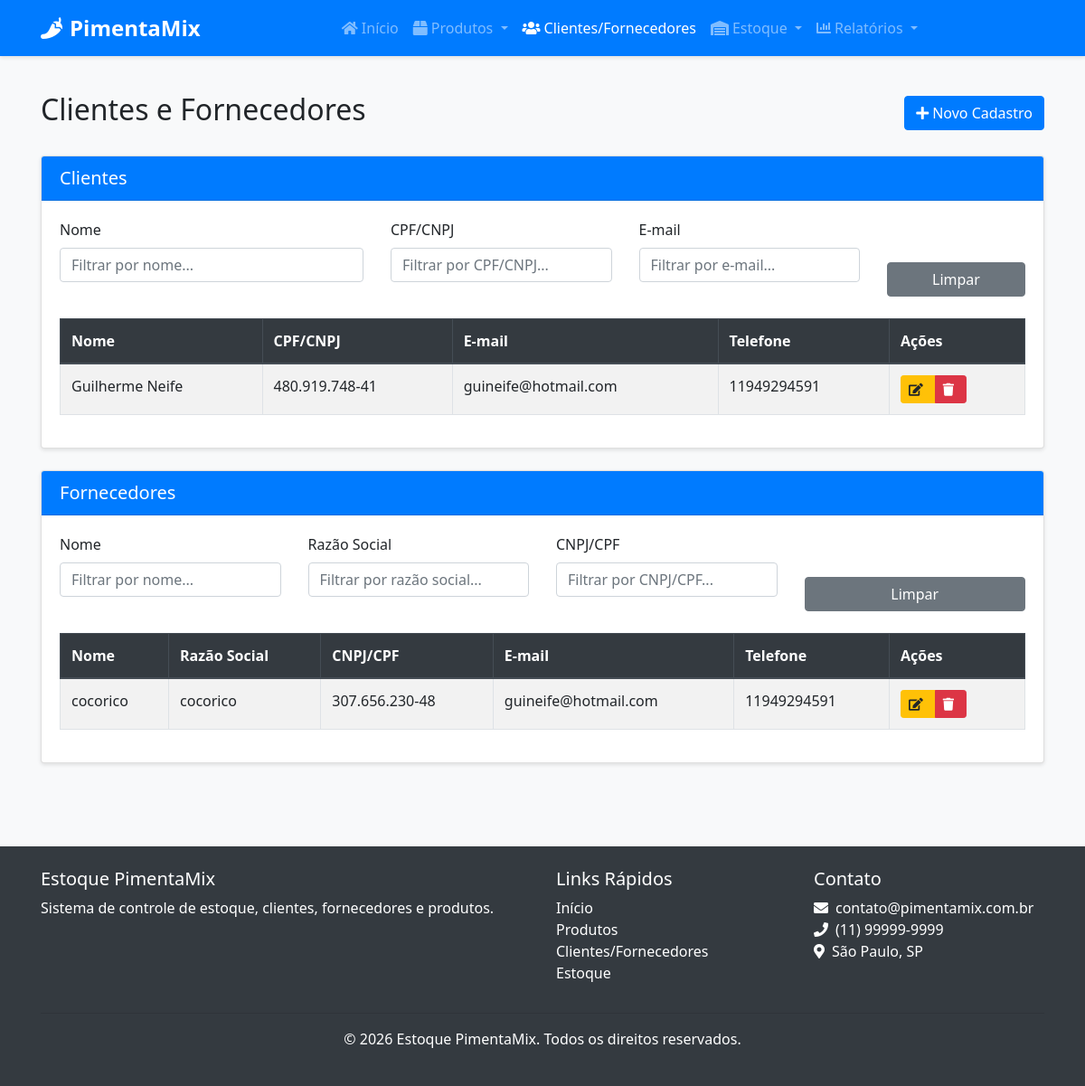
/clientes-fornecedores/, run on an earlier commit of the app's database.
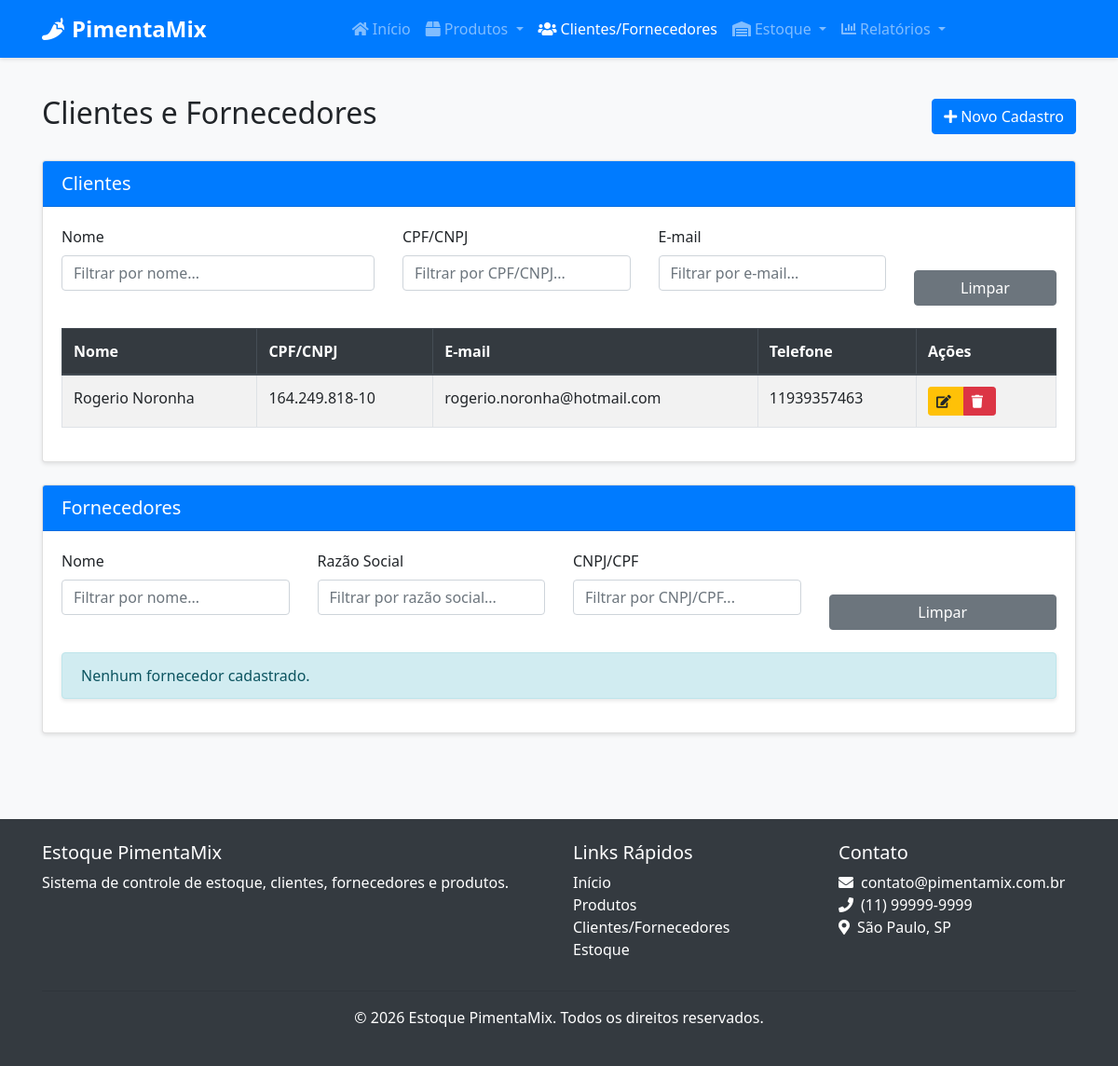
And on a later commit of the database.
### src/models/cliente_fornecedor.py (models this page shows, shortened)
class ClienteFornecedor(db.Model):
    __tablename__ = 'cliente_fornecedor'
    id = db.Column(db.Integer, primary_key=True)
    nome = db.Column(db.String(100), nullable=False)
    razao_social = db.Column(db.String(100), nullable=True)
    nome_fantasia = db.Column(db.String(100), nullable=True)
    cpf_cnpj = db.Column(db.String(20), nullable=True, unique=True)
    email = db.Column(db.String(100), nullable=False)
    telefone = db.Column(db.String(20), nullable=False)
    endereco = db.Column(db.Text, nullable=True)
    observacoes = db.Column(db.Text, nullable=True)
    eh_cliente = db.Column(db.Boolean, default=False)
    eh_fornecedor = db.Column(db.Boolean, default=False)
    data_cadastro = db.Column(db.DateTime, default=datetime.utcnow)
    responsaveis = db.relationship('Responsavel', backref='cliente_fornecedor', lazy=True, cascade="all, delete-orphan")
    contatos = db.relationship('Contato', backref='cliente_fornecedor', lazy=True, cascade="all, delete-orphan")
    produtos_fornecidos = db.relationship('Produto', backref='fornecedor', lazy=True)
    entradas_estoque = db.relationship('EntradaEstoque', backref='fornecedor', lazy=True)
    saidas_estoque = db.relationship('SaidaEstoque', backref='cliente', lazy=True)

### src/routes/cliente_fornecedor.py (the view)
@cliente_fornecedor_bp.route('/')
def listar():
    clientes = ClienteFornecedor.query.filter_by(eh_cliente=True).all()
    fornecedores = ClienteFornecedor.query.filter_by(eh_fornecedor=True).all()
    return render_template('cliente_fornecedor/listar.html', clientes=clientes, fornecedores=fornecedores)

### src/templates/cliente_fornecedor/listar.html (shortened to what the changed rows need)
{% extends "base.html" %}
{% block content %}
<div class="container">
    <div class="d-flex justify-content-between align-items-center mb-4">
        <h2>Clientes e Fornecedores</h2>
    </div>
    <div class="card mb-4">
        <div class="card-body">
            {% if clientes %}
                <div class="table-responsive">
                    <table class="table table-striped table-bordered">
                        <thead class="thead-dark">
                            <tr>
                                <th>Nome</th>
                                <th>CPF/CNPJ</th>
                                <th>E-mail</th>
                                <th>Telefone</th>
                                <th width="150">Ações</th>
                            </tr>
                        </thead>
                        <tbody>
                            {% for cliente in clientes %}
                                <tr>
                                    <td>{{ cliente.nome }}</td>
                                    <td>{{ cliente.cpf_cnpj }}</td>
                                    <td>{{ cliente.email }}</td>
                                    <td>{{ cliente.telefone }}</td>
                                    <td>
                                        <div class="btn-group">
                                            <a href="{{ url_for('cliente_fornecedor.editar', id=cliente.id, aba='cliente') }}" class="btn btn-sm btn-warning">
                                                <i class="fas fa-edit"></i>
                                            </a>
                                            <button type="button" class="btn btn-sm btn-danger btn-excluir" data-id="{{ cliente.id }}" data-tipo="cliente">
                                                <i class="fas fa-trash"></i>
                                            </button>
                                        </div>
                                    </td>
                                </tr>
                            {% endfor %}
                        </tbody>
                    </table>
                </div>
            {% else %}
                <div class="alert alert-info">
                    Nenhum cliente cadastrado.
                </div>
            {% endif %}
        </div>
    </div>
    <div class="card">
        <div class="card-body">
            <div class="row mb-4">
                <div class="col-md-3">
                </div>
                <div class="col-md-3">
                </div>
                <div class="col-md-3">
                </div>
                <div class="col-md-3 d-flex align-items-end">
                </div>
            </div>
            {% if fornecedores %}
                <div class="table-responsive">
                    <table class="table table-striped table-bordered">
                        <thead class="thead-dark">
                            <tr>
                                <th>Nome</th>
                                <th>Razão Social</th>
                                <th>CNPJ/CPF</th>
                                <th>E-mail</th>
                                <th>Telefone</th>
                                <th width="150">Ações</th>
                            </tr>
                        </thead>
                        <tbody>
                            {% for fornecedor in fornecedores %}
                                <tr>
                                    <td>{{ fornecedor.nome }}</td>
                                    <td>{{ fornecedor.razao_social or '-' }}</td>
                                    <td>{{ fornecedor.cpf_cnpj }}</td>
                                    <td>{{ fornecedor.email }}</td>
                                    <td>{{ fornecedor.telefone }}</td>
                                    <td>
                                        <div class="btn-group">
                                            <a href="{{ url_for('cliente_fornecedor.editar', id=fornecedor.id, aba='fornecedor') }}" class="btn btn-sm btn-warning">
                                                <i class="fas fa-edit"></i>
                                            </a>
                                            <button type="button" class="btn btn-sm btn-danger btn-excluir" data-id="{{ fornecedor.id }}" data-tipo="fornecedor">
                                                <i class="fas fa-trash"></i>
                                            </button>
                                        </div>
                                    </td>
                                </tr>
                            {% endfor %}
                        </tbody>
                    </table>
                </div>
            {% else %}
                <div class="alert alert-info">
                    Nenhum fornecedor cadastrado.
                </div>
            {% endif %}
        </div>
    </div>
</div>
{% endblock %}

What changed in the data, as far as the page shows it:
removed ClienteFornecedor: nome "cocorico", razao_social "cocorico", cpf_cnpj "307.656.230-48", email "guineife@hotmail.com", telefone "11949294591", shown under "Fornecedores"
changed ClienteFornecedor: nome "Guilherme Neife" → "Rogerio Noronha"; cpf_cnpj "480.919.748-41" → "164.249.818-10"; email "guineife@hotmail.com" → "rogerio.noronha@hotmail.com"; telefone "11949294591" → "11939357463"
Also different on the page:
text no longer shown: "Nome Razão Social CNPJ/CPF E-mail Telefone Ações"
text now shown: "Nenhum fornecedor cadastrado."
